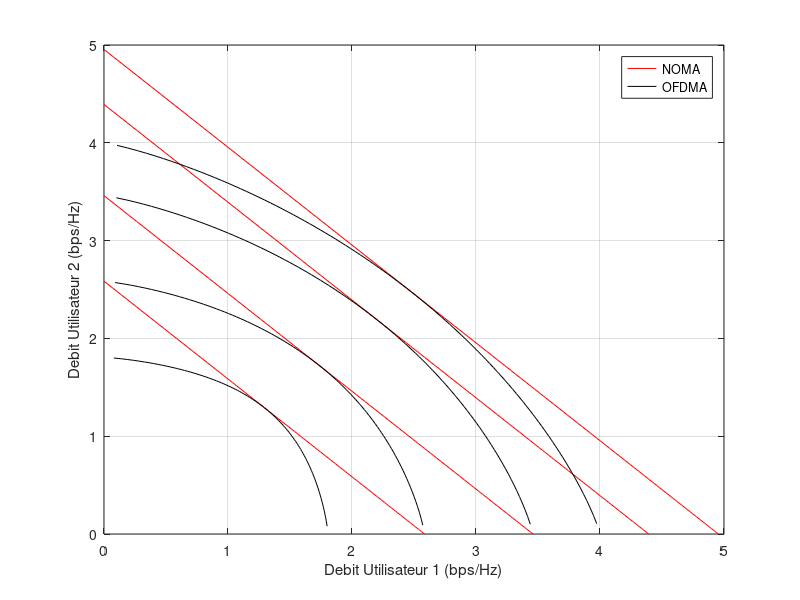

The MATLAB script that drew this image:
%%% NOMA parameters
clear all
P = 1;   %puissance global =1w maximal
G1 = 10; % facteur pour l'utilisateur 1
G2 = 10; % pour 2 eme
count = 1; 
for alpha = 0:0.01:1 %power splitting factor,facteur de difusion de puissance 
P1 = P*alpha; % puissance alouer a user 1 selon le facteur alpha
P2 = P - P1; % puissance pour utilisateur 2 
R1(count) = log2(1 + P1*G1); % le teaux de puissance pour U1
R2(count) = log2(1 + P2*G2/(P1*G2 + 1)); % teaux de puissance pour U2

count = count + 1;
end

hold on;
plot (R1,R2,'r');
grid on;
count = 1;
% OMA ... OFDMA
for alpha = 0:0.01:1 % factor d'etalement de la bande passante
P1 = P/2;
P2 = P/2;
R1(count) = alpha*log2(1 + P1*G1/alpha);
R2(count) = (1-alpha)*log2(1 + P2*G2/(1-alpha));
count = count + 1;
end
hold on;
plot(R1,R2,'k');
xlabel('Debit Utilisateur 1 (bps/Hz)');
ylabel('Debit Utilisateur 2 (bps/Hz)');
grid on;
box on;
legend('NOMA','OFDMA')

G1 = 20; % facteur pour l'utilisateur 1
G2 = 20; % pour 2 eme

count = 1; 
for alpha = 0:0.01:1 %facteur d'etalement de puissance 
P1 = P*alpha; % puissance alouer a user 1 selon le facteur alpha
P2 = P - P1; % puissance pour utilisateur 2 
R1(count) = log2(1 + P1*G1); % le teaux de puissance pour U1
R2(count) = log2(1 + P2*G2/(P1*G2 + 1)); % teaux de puissance pour U2

count = count + 1;
end
hold on;
plot (R1,R2,'r');
grid on;
count = 1;
% OMA ... OFDMA
for alpha = 0:0.01:1 %facteur d'etallement de la bande passante
P1 = P/2;
P2 = P/2;
R1(count) = alpha*log2(1 + P1*G1/alpha);
R2(count) = (1-alpha)*log2(1 + P2*G2/(1-alpha));
count = count + 1;
end
hold on;
plot(R1,R2,'k');
xlabel('Debit Utilisateur 1 (bps/Hz)');
ylabel('Debit Utilisateur 2 (bps/Hz)');
grid on;
box on;
legend('NOMA','OFDMA')


G1 = 30; % facteur pour l'utilisateur 1
G2 = 30; % pour 2 eme

count = 1; 
for alpha = 0:0.01:1 %facteur d'etallement de la bande passante
P1 = P*alpha; % puissance alouer a user 1 selon le facteur alpha
P2 = P - P1; % puissance pour utilisateur 2 
R1(count) = log2(1 + P1*G1); % le teaux de puissance pour U1
R2(count) = log2(1 + P2*G2/(P1*G2 + 1)); % teaux de puissance pour U2

count = count + 1;
end
hold on;
plot (R1,R2,'r');
grid on;
count = 1;
% OMA ... OFDMA
for alpha = 0:0.01:1 %facteur d'etallement de la puissance
P1 = P/2;
P2 = P/2;
R1(count) = alpha*log2(1 + P1*G1/alpha);
R2(count) = (1-alpha)*log2(1 + P2*G2/(1-alpha));
count = count + 1;
end
hold on;
plot(R1,R2,'k');
xlabel('Debit Utilisateur 1 (bps/Hz)');
ylabel('Debit Utilisateur 2 (bps/Hz)');
grid on;
box on;
legend('NOMA','OFDMA')

G1 = 5; % facteur pour l'utilisateur 1
G2 = 5; % pour 2 eme
count = 1; 
for alpha = 0:0.01:1 %facteur d'etallement de la puissance
P1 = P*alpha; % puissance alouer a user 1 selon le facteur alpha
P2 = P - P1; % puissance pour utilisateur 2 
R1(count) = log2(1 + P1*G1); % le teaux de puissance pour U1
R2(count) = log2(1 + P2*G2/(P1*G2 + 1)); % teaux de puissance pour U2

count = count + 1;
end
hold on;
plot (R1,R2,'r');
grid on;
count = 1;
% OMA ... OFDMA
for alpha = 0:0.01:1 %facteur d'etallement de la bande passante
P1 = P/2;
P2 = P/2;
R1(count) = alpha*log2(1 + P1*G1/alpha);
R2(count) = (1-alpha)*log2(1 + P2*G2/(1-alpha));
count = count + 1;
end
hold on;
plot(R1,R2,'k');
xlabel('Debit Utilisateur 1 (bps/Hz)');
ylabel('Debit Utilisateur 2 (bps/Hz)');
grid on;
box on;
legend('NOMA','OFDMA')